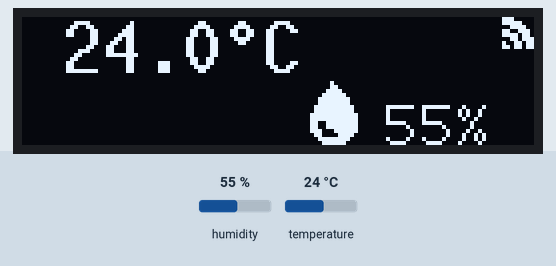
Recording of a program running on a simulated ESP32. Parts: 128×32 one-colour display. The test bench sets the inputs (shaded band); at power-on: humidity 55 %, temperature 24 °C. WiFi joins after 1.5 s; servers stay silent unless stated; what the program prints to the serial monitor is not drawn.

Above: at 22.6 s.

The program:

main.cpp
```cpp
#include <Arduino.h>
#include <U8g2lib.h>
#include <PubSubClient.h>

#include "WiFiConnector.h"
#include "DHT22Sensor.h"
#include "MQTTClient.h"

#define DEBUG

const uint8_t LED = 2;
const int pinDHT22 = 5;

DHT22Sensor dht22(pinDHT22);
WiFiConnector wifi;

MQTTClient mqttClient(wifi);
char msg[50];

// display
U8G2_SSD1306_128X32_UNIVISION_1_HW_I2C u8g2(U8G2_R0, /* reset=*/U8X8_PIN_NONE, /* clock=*/SCK, /* data=*/SDA); // pin remapping with ESP8266 HW I2C
const uint16_t FRAME_DURATION = 1000;
const char wifiConnectedChar = (char)72; // значок wifi для u8g2_font_open_iconic_www_1x_t
const char wifiDisconnectedChar = (char)74;
const char mqttChar = (char)83;
const char DisplayEmptyStatusChar = (char)32; // символ пробела
const char humidityChar = (char)152;

// sensor data
float temperature;
float humidity;

struct DisplayConnectionChar
{
  char current;
  char connected;
  char disconnected;
  uint16_t connection_blink_duration_ms; // длительность мигания иконки при подключении
  uint32_t last_change_ms;               // время последнего изменения иконки статуса
  char getConnectingChar()
  {
    if ((uint32_t)(millis() - last_change_ms) > connection_blink_duration_ms)
    {
      return current == connected ? DisplayEmptyStatusChar : connected;
    }
    return current;
  }
  void setCurrentChar(char c)
  {
    if (current == c)
      return;
    current = c;
    last_change_ms = millis();
  };
};

DisplayConnectionChar wifiDisplayChar = {DisplayEmptyStatusChar, wifiConnectedChar, wifiDisconnectedChar, 700, 0};
DisplayConnectionChar mqttDisplayChar = {DisplayEmptyStatusChar, mqttChar, DisplayEmptyStatusChar, 700, 0};

char getWifiStatusChar()
{
  switch (wifi.getStatus())
  {
  case WF_CONNECTED:
    return wifiDisplayChar.connected;
  case WF_CONNECTING:
    return wifiDisplayChar.getConnectingChar();
  case WF_DISCONNECTED:
    return wifiDisplayChar.disconnected;
  default:
    return wifiDisplayChar.current;
  }
}

char getMqttStatusChar()
{
  switch (mqttClient.getStatus())
  {
  case WF_CONNECTED:
    return mqttDisplayChar.connected;
  case WF_CONNECTING:
    return mqttDisplayChar.getConnectingChar();
  case WF_DISCONNECTED:
    return mqttDisplayChar.disconnected;
  default:
    return mqttDisplayChar.current;
  }
}

void draw(bool force)
{
  bool wifiIconChanged = wifiDisplayChar.current != getWifiStatusChar();
  bool mqttIconChanged = mqttDisplayChar.current != getMqttStatusChar();
  bool needRedraw = force ? force : (wifiIconChanged || mqttIconChanged);
  if (!needRedraw)
    return;

  if (wifiIconChanged)
  {
    wifiDisplayChar.setCurrentChar(getWifiStatusChar());
  }
  if (mqttIconChanged)
  {
    mqttDisplayChar.setCurrentChar(getMqttStatusChar());
  }

  // Отправляем данные на дисплей
  u8g2.firstPage();
  do
  {
    // wifi icon
    u8g2.setFont(u8g2_font_open_iconic_www_1x_t);
    u8g2.setCursor(120, 8);
    u8g2.print(wifiDisplayChar.current);
    // mqtt
    u8g2.setCursor(108, 8);
    u8g2.print(mqttDisplayChar.current);

    // Humudity
    if (humidity)
    {
      u8g2.setFont(u8g2_font_open_iconic_all_2x_t);
      u8g2.setCursor(70, 32);
      u8g2.print(humidityChar);
      char t[10];
      sprintf(t, "%d%% ", (int)humidity);
      u8g2.setFont(u8g2_font_9x18_tf);
      u8g2.setCursor(90, 32);
      u8g2.print(t);
    }

    // Temperature
    if (temperature)
    {
      char t[10];
      dtostrf(temperature, 5, 1, t);
      sprintf(t, "%s\u00b0C", t);
      u8g2.setFont(u8g2_font_10x20_tf);
      u8g2.setCursor(0, 14);
      u8g2.print(t);
    }

  } while (u8g2.nextPage());
#ifdef DEBUG
  Serial.println(F("Draw!"));
#endif
}

void setup()
{
  // put your setup code here, to run once:
  Serial.begin(115200);
  // pinMode(LED, OUTPUT);
  // digitalWrite(LED, HIGH);
  wifi.init();
  wifi.setup();

  u8g2.begin();
  u8g2.enableUTF8Print();
  u8g2.setFontDirection(0);
}

void loop()
{
  // put your main code here, to run repeatedly:
  wifi.tick();
  mqttClient.loop();
  dht22.getDataFromSensor();
  bool temperatureChanged = temperature != dht22.getTemperature();
  bool humidityChanged = humidity != dht22.getHumidity();
  uint32_t current_ms = millis();
  if (temperatureChanged)
  {
    temperature = dht22.getTemperature();

    char msg[20];
    dtostrf(temperature, 5, 1, msg);
    mqttClient.publishTemperature(msg);
    // last_send_mqtt_data_ms = current_ms;
  }
  if (humidityChanged)
  {
    humidity = dht22.getHumidity();
    char msg[20];
    sprintf(msg, "%d", (int)humidity);
    mqttClient.publishHumidity(msg);
    // last_send_mqtt_data_ms = current_ms;
  }
  draw(temperatureChanged || humidityChanged);
}
```
